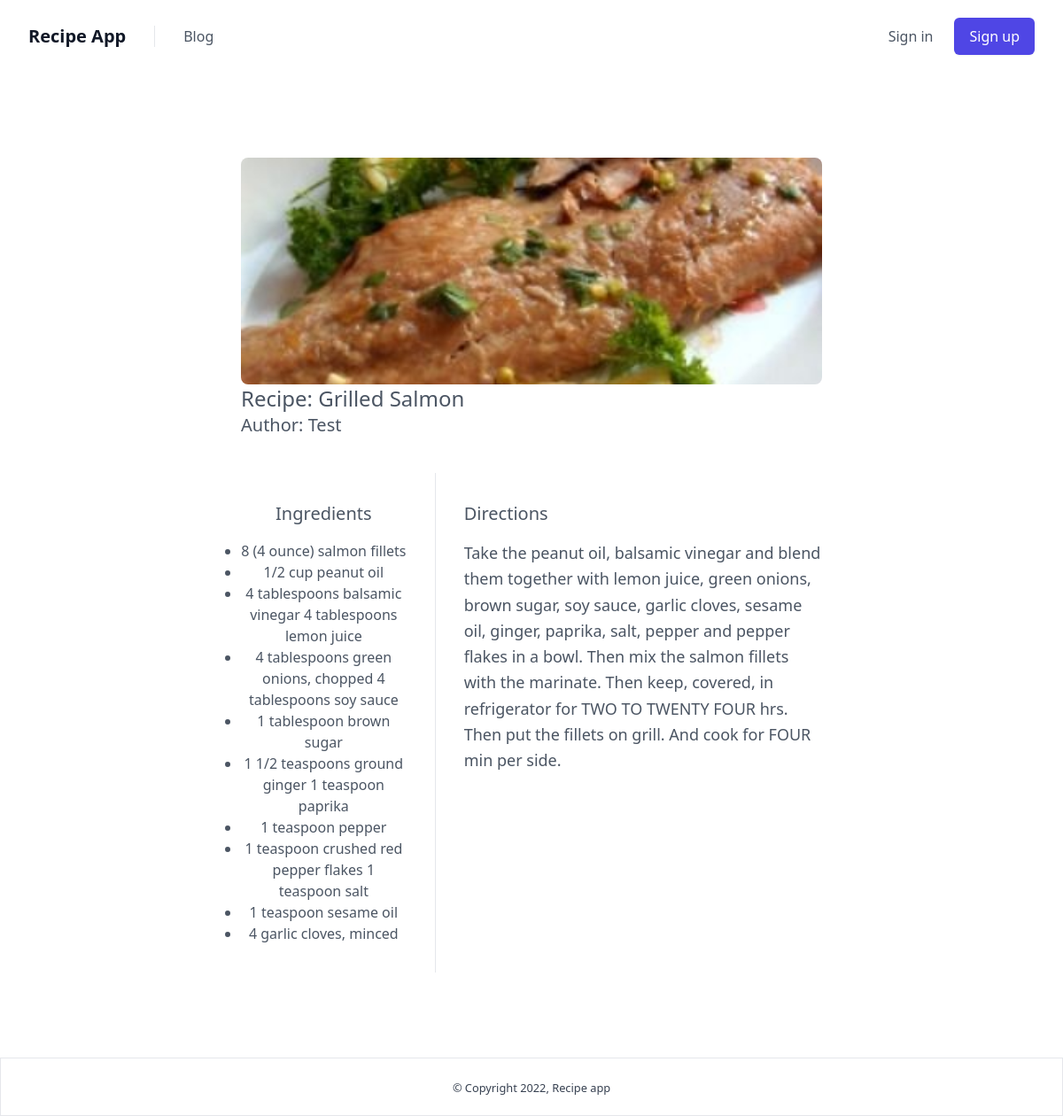
Page /detail/32/ on the committed database.
### recipe/models.py (models this page shows, shortened)
class Recipe(models.Model):
    author = models.ForeignKey(settings.AUTH_USER_MODEL, related_name='author', on_delete=models.CASCADE)
    name = models.CharField(max_length=255)
    image = models.ImageField(upload_to='uploads/', null=True, blank=True)
    directions = models.TextField()
    updated = models.DateTimeField(auto_now_add=True)
    created = models.DateTimeField(auto_now=True)
    @property
    def get_image(self):
        if not self.image:
            return '/media/uploads/placeholder-image.png'
        return self.image.url

class Ingredient(models.Model):
    recipe = models.ForeignKey(Recipe, related_name='ingredients', on_delete=models.CASCADE)
    name = models.CharField(max_length=100)
    updated = models.DateTimeField(auto_now_add=True)
    created = models.DateTimeField(auto_now=True)

### account/models.py (models this page shows, shortened)
class Account(AbstractBaseUser, PermissionsMixin):
    email = models.EmailField(verbose_name='email', max_length=60, unique=True)
    username = models.CharField(max_length=30, unique=True)
    date_joined = models.DateTimeField(verbose_name='date joined', auto_now_add=True)
    last_login = models.DateTimeField(verbose_name='last login', auto_now=True)
    is_admin = models.BooleanField(default=False)
    is_active = models.BooleanField(default=True)
    is_staff = models.BooleanField(default=False)
    is_superuser = models.BooleanField(default=False)
    USERNAME_FIELD = 'email'
    REQUIRED_FIELDS = ['username']
    objects = MyAccountManager()
    def __str__(self):
        return self.username

### recipe/views.py (the view)
# urls.py: path('detail/<int:pk>/', views.DetailView.as_view(), name='detail'),
class DetailView(View):
    def get(self, request, pk):
        recipe = Recipe.objects.get(pk=pk)
        context = {
            'recipe': recipe
        }
        return render(request, 'detail_view.html', context)

### templates/detail_view.html
{% extends 'base.html' %}
{% block content %}
<section class="text-gray-600 body-font">
  <div class="container px-5 py-24 mx-auto flex flex-col">
    <div class="lg:w-4/6 mx-auto">
      <div class="rounded-lg h-64 overflow-hidden">
        <img alt="content" class="object-cover object-center h-full w-full" src="{{ recipe.get_image }}">
      </div>
      <div class="text-2xl">Recipe: {{recipe.name|title}}</div>
      <div class="text-xl">Author: {{recipe.author|title}}</div>
      <div class="flex flex-col sm:flex-row mt-10">
        <div class="sm:w-1/3 text-center sm:pr-8 sm:py-8">
          <div class="flex flex-col items-center text-center justify-center">
            <h2 class="mb-4 font-medium title-font text-xl">Ingredients</h2>
            <ul class="list-disc">
              {% for ingredient in recipe.ingredients.all %}
                <li>{{ ingredient.name }}</li>
              {% endfor %}
            </ul>
          </div>
        </div>
        <div class="sm:w-2/3 sm:pl-8 sm:py-8 sm:border-l border-gray-200 sm:border-t-0 border-t pt-4 sm:mt-0 text-center sm:text-left">
          <p class="text-xl mb-4">Directions</p>
          <p class="leading-relaxed text-lg mb-4">{{recipe.directions}}</p>
        </div>
      </div>
    </div>
  </div>
</section>
{% endblock content %}

### rows in the picture
Recipe: get_image (picture), name "Grilled Salmon", author "Test", directions "Take the peanut oil, balsamic vinegar and blend them together with lemon juice, green onions, brown sugar, soy sauce, garlic cloves, sesame oil, ginger, paprika, salt, pepper and pepper flakes in a bowl. Then mix the salmon fillets with the marinate. Then keep, covered, in refrigerator for TWO TO TWENTY FOUR hrs. Then put the fillets on grill. And cook for FOUR min per side."
Ingredient: name "8 (4 ounce) salmon fillets"
Ingredient: name "1/2 cup peanut oil"
Ingredient: name "4 tablespoons balsamic vinegar 4 tablespoons lemon juice"
Ingredient: name "4 tablespoons green onions, chopped 4 tablespoons soy sauce"
Ingredient: name "1 tablespoon brown sugar"
Ingredient: name "1 1/2 teaspoons ground ginger 1 teaspoon paprika"
Ingredient: name "1 teaspoon pepper"
Ingredient: name "1 teaspoon crushed red pepper flakes 1 teaspoon salt"
Ingredient: name "1 teaspoon sesame oil"
Ingredient: name "4 garlic cloves, minced"
